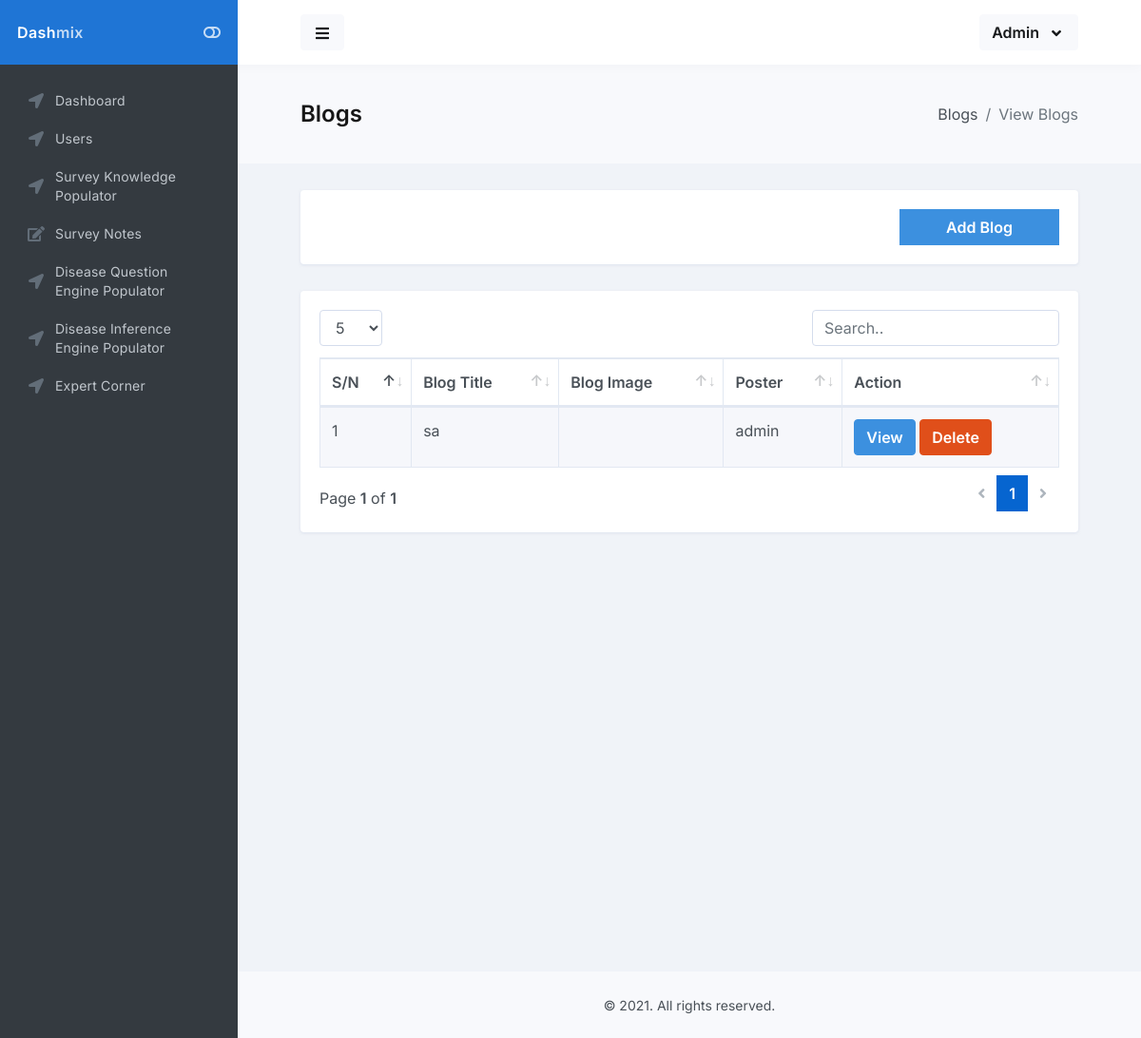
Before: /admin/blog.php with the older database file.
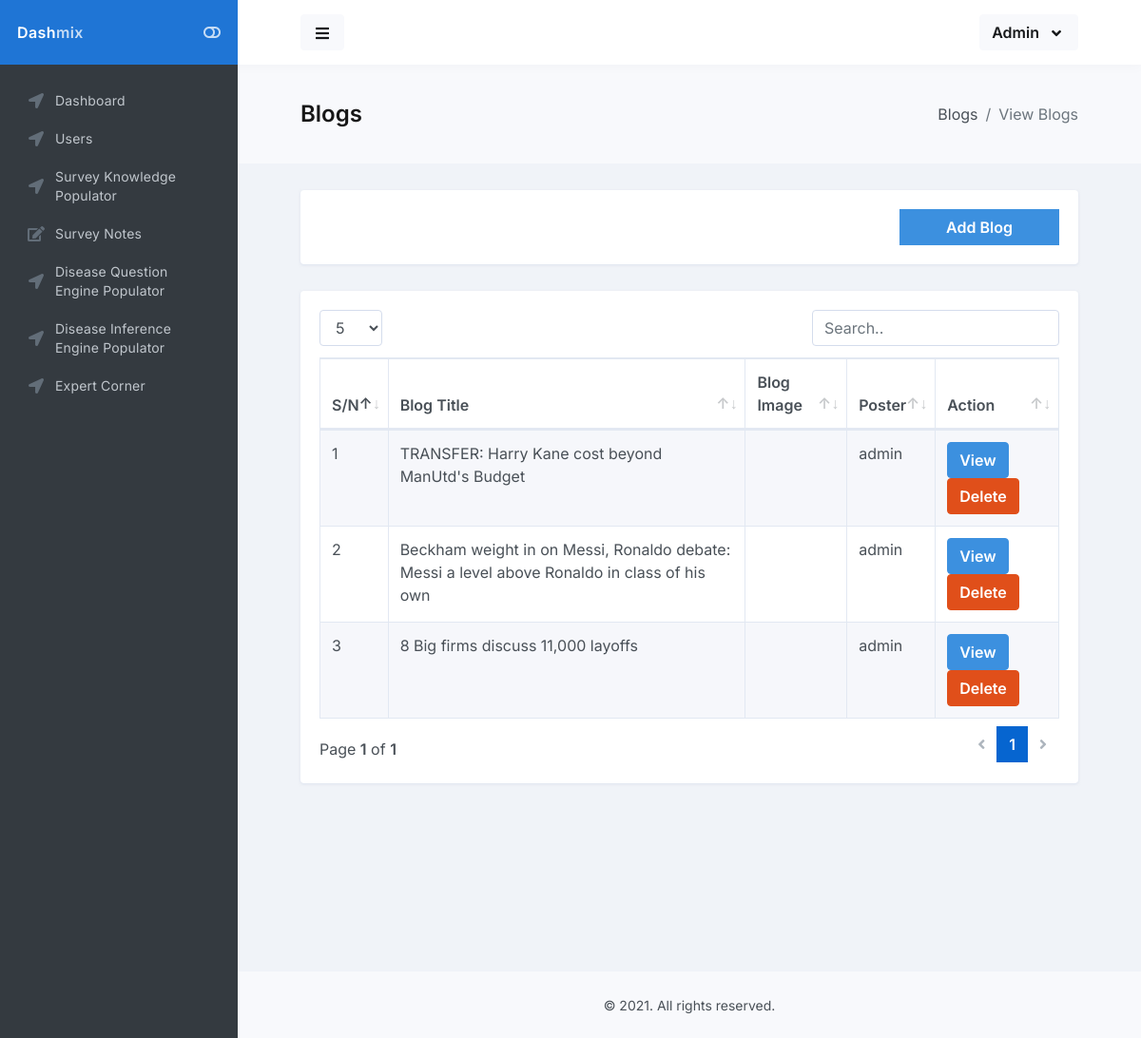
After: the same page with the newer database file.
### tables this page shows
CREATE TABLE IF NOT EXISTS `content` (
  `content_id` int(11) NOT NULL AUTO_INCREMENT,
  `title` text NOT NULL,
  `content` longtext NOT NULL,
  `content_image` varchar(150) NOT NULL,
  `poster_id` int(11) NOT NULL,
  `date_created` date NOT NULL,
  PRIMARY KEY (`content_id`)
);

### classes/DB.class.php (called while the page is built, shortened)
<?php
class DB{
    private $db_config = ['host'=>'localhost',
                          'username'=>'root',
                          'password'=>'',
                          'database'=>'expert',
                          'charset'=>'utf8mb4'];
    public $pdo;
    public $query;
    public function __construct()
    {
        $dsn = "mysql:host=".$this->db_config['host'].";dbname=".$this->db_config['database'].";charset=".$this->db_config['charset'];
        $options = [
            PDO::ATTR_ERRMODE            => PDO::ERRMODE_EXCEPTION,
            PDO::ATTR_DEFAULT_FETCH_MODE => PDO::FETCH_ASSOC,
            PDO::ATTR_EMULATE_PREPARES   => false,
        ];
        try {
            $this->pdo = new PDO($dsn, $this->db_config['username'], $this->db_config['password'], $options);
        } catch (\PDOException $e) {
            throw new \PDOException($e->getMessage(), (int)$e->getCode());
        }
    }
    public function queryStatement($statement, $value = [])
    {
        $this->query = $this->pdo->prepare($statement);
        if($this->query){
            return $this->query->execute($value);
        }else{
            return false;
        }
    }
    public function fALL()
    {
        $fetch_all_data = $this->query->fetchAll(PDO::FETCH_OBJ);
        if($fetch_all_data)
        {
            return $fetch_all_data;
        }else{
            return false;
        }
    }
}

### classes/Content.class.php (called while the page is built, shortened)
<?php
class Content  extends DB
{
    public function get_contents (){
        $arr =  [];
        $query = PARENT::queryStatement("SELECT * FROM `content` LEFT JOIN administrator ON content.poster_id = administrator.admin_id", $arr);
        return PARENT::fALL();
    }
}

### admin/blog.php (the view, shortened to what this page needs)
<?php
include "includes/header.php";
include "includes/sidebar.php";
?>
<main id="main-container">
    <div class="bg-body-light">
        <div class="content content-full">
            <div class="d-flex flex-column flex-sm-row justify-content-sm-between align-items-sm-center">
                <h1 class="flex-sm-fill font-size-h3 font-w900 mt-2 mb-0 mb-sm-2">Blogs</h1>
                <nav class="flex-sm-00-auto ml-sm-3" aria-label="breadcrumb">
                    <ol class="breadcrumb">
                        <li class="breadcrumb-item">Blogs</li>
                        <li class="breadcrumb-item active" aria-current="page">View Blogs</li>
                    </ol>
                </nav>
            </div>
        </div>
    </div>
    <div class="content">
        <div class="block block-rounded">
            <div class="block-content block-content-full d-flex justify-content-end">
                <a href="create-blog.php" class="btn btn-info rounded-0 px-5">Add Blog</a>
            </div>
        </div>
        <div class="block block-rounded">
            <div class="block-content block-content-full">
                <table class="table table-bordered table-striped js-dataTable-full" style="width: 100%">
                    <thead>
                        <tr>
                            <th>S/N</th>
                            <th>Blog Title</th>
                            <th>Blog Image</th>
                            <th>Poster</th>
                            <th>Action</th>
                        </tr>
                    </thead>
                    <tbody>
                        <tr>
                        <?php
                        $count = 1;
                        $all_content = $content->get_contents();
                        if(is_array($all_content)){
                            foreach ($all_content as $all_content) {?>
                                <td><?= $count++ ?></td>
                                <td><?= $all_content->title ?></td>
                                <td><img src="../images/blog_images/<?= $all_content->content_image ?>" height="50px" alt=""></td>
                                <td><?= $all_content->admin_username ?></td>
                                <td><a class="btn btn-info" href="view-blog.php?blog_id=<?= $all_content->content_id?>">View</a> <a class="btn btn-danger" href="api/delete-blog.php?blog_id=<?= $all_content->content_id?>">Delete</a></td>
                            </tr>
                        <?php }}?>
                    </tbody>
                </table>
            </div>
        </div>
    </div>
</main>
<?php
include "includes/footer.php";
?>

Changed rows visible on the page:
removed content: title "sa", administrator.admin_username "admin"
added content: title "TRANSFER: Harry Kane cost beyond ManUtd's Budget", administrator.admin_username "admin"
added content: title "Beckham weight in on Messi, Ronaldo debate: Messi a level above Ronaldo in class of his own", administrator.admin_username "admin"
added content: title "8 Big firms discuss 11,000 layoffs", administrator.admin_username "admin"
